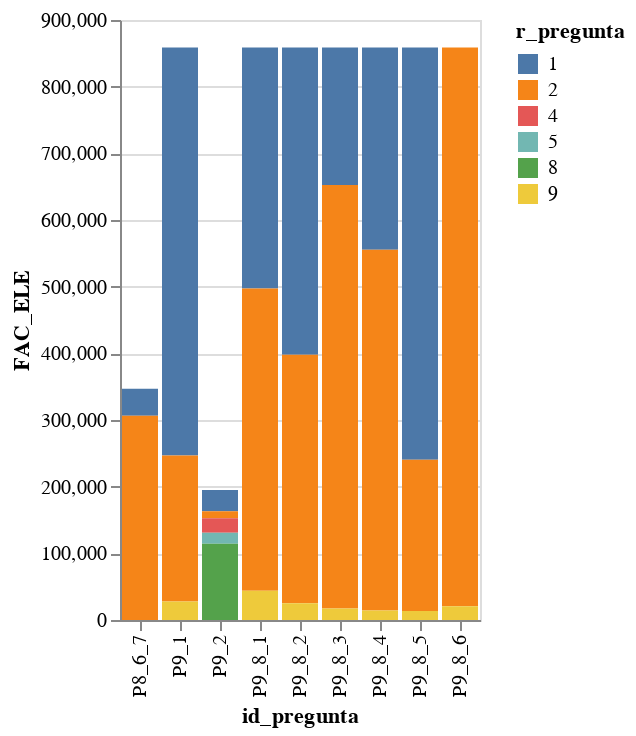

Source (notebook cell):
### Code cell
alt.Chart(d).mark_bar().encode(
  x='id_pregunta',
  y='FAC_ELE',
  color='r_pregunta:N',
  tooltip='FAC_ELE'
)

### Figure 1 — Vega-Lite specification as saved in the notebook (floating-point values rounded to 4 significant figures)
{"config": {"view": {"continuousWidth": 400, "continuousHeight": 300}}, "data": {"name": "data-a80ed541dda50738598025347c5cab0c"}, "mark": "bar", "encoding": {"color": {"field": "r_pregunta", "type": "nominal"}, "tooltip": {"field": "FAC_ELE", "type": "quantitative"}, "x": {"field": "id_pregunta", "type": "nominal"}, "y": {"field": "FAC_ELE", "type": "quantitative"}}, "$schema": "https://vega.github.io/schema/vega-lite/v4.17.0.json", "datasets": {"data-a80ed541dda50738598025347c5cab0c": [{"id_pregunta": "P8_6_7", "r_pregunta": 1.0, "FAC_ELE": 40482}, {"id_pregunta": "P8_6_7", "r_pregunta": 2.0, "FAC_ELE": 306375}, {"id_pregunta": "P9_1", "r_pregunta": 1.0, "FAC_ELE": 612068}, {"id_pregunta": "P9_1", "r_pregunta": 2.0, "FAC_ELE": 219106}, {"id_pregunta": "P9_1", "r_pregunta": 9.0, "FAC_ELE": 27665}, {"id_pregunta": "P9_2", "r_pregunta": 1.0, "FAC_ELE": 31988}, {"id_pregunta": "P9_2", "r_pregunta": 2.0, "FAC_ELE": 10452}, {"id_pregunta": "P9_2", "r_pregunta": 4.0, "FAC_ELE": 21875}, {"id_pregunta": "P9_2", "r_pregunta": 5.0, "FAC_ELE": 16146}, {"id_pregunta": "P9_2", "r_pregunta": 8.0, "FAC_ELE": 114557}, {"id_pregunta": "P9_8_1", "r_pregunta": 1.0, "FAC_ELE": 361493}, {"id_pregunta": "P9_8_1", "r_pregunta": 2.0, "FAC_ELE": 453443}, {"id_pregunta": "P9_8_1", "r_pregunta": 9.0, "FAC_ELE": 43903}, {"id_pregunta": "P9_8_2", "r_pregunta": 1.0, "FAC_ELE": 461096}, {"id_pregunta": "P9_8_2", "r_pregunta": 2.0, "FAC_ELE": 372716}, {"id_pregunta": "P9_8_2", "r_pregunta": 9.0, "FAC_ELE": 25027}, {"id_pregunta": "P9_8_3", "r_pregunta": 1.0, "FAC_ELE": 206251}, {"id_pregunta": "P9_8_3", "r_pregunta": 2.0, "FAC_ELE": 635354}, {"id_pregunta": "P9_8_3", "r_pregunta": 9.0, "FAC_ELE": 17234}, {"id_pregunta": "P9_8_4", "r_pregunta": 1.0, "FAC_ELE": 303498}, {"id_pregunta": "P9_8_4", "r_pregunta": 2.0, "FAC_ELE": 541184}, {"id_pregunta": "P9_8_4", "r_pregunta": 9.0, "FAC_ELE": 14157}, {"id_pregunta": "P9_8_5", "r_pregunta": 1.0, "FAC_ELE": 618436}, {"id_pregunta": "P9_8_5", "r_pregunta": 2.0, "FAC_ELE": 227038}, {"id_pregunta": "P9_8_5", "r_pregunta": 9.0, "FAC_ELE": 13365}, {"id_pregunta": "P9_8_6", "r_pregunta": 2.0, "FAC_ELE": 838071}, {"id_pregunta": "P9_8_6", "r_pregunta": 9.0, "FAC_ELE": 20768}]}}
